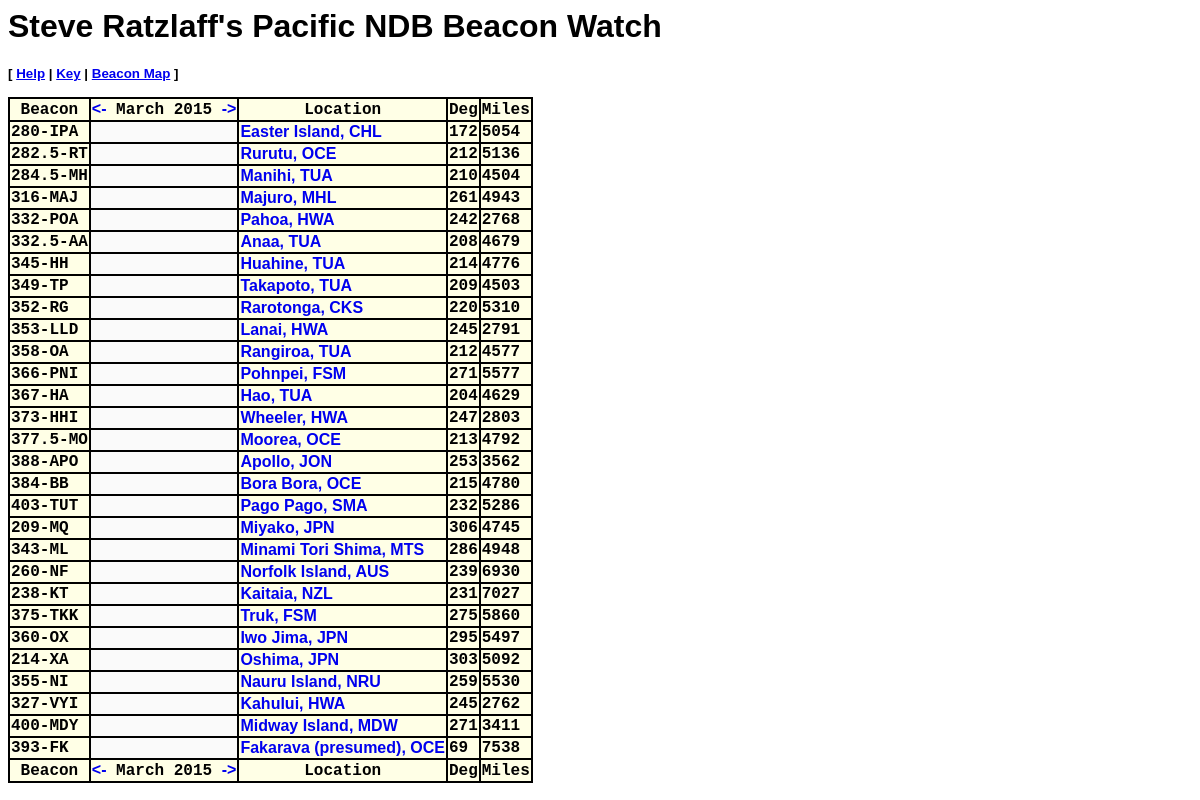
The app's page /log/steve/index.php with its own data.
### tables this page shows
CREATE TABLE `station` (
  `ID` varchar(13) NOT NULL default '',
  `khz` varchar(5) NOT NULL default '',
  `call` varchar(5) NOT NULL default '',
  `qth` varchar(20) NOT NULL default '',
  `sta` char(3) NOT NULL default '',
  `cnt` char(3) NOT NULL default '',
  `lat` float NOT NULL default '0',
  `lon` float NOT NULL default '0',
  PRIMARY KEY(`ID`)
) TYPE=MyISAM;

### log/steve/index.php (called while the page is built, shortened)
<?php
include("config.inc");
include("sql.inc");
include("table.inc");
include("functions.inc");
$admin = 0;
include("main.inc");
?>

### log/steve/functions.inc (called while the page is built, shortened)
<?php
function text_table_name($type) {
  switch ($type) {
    case TYPE_LOG:		return 'log';		break;
    case TYPE_STATION:		return 'station';	break;
  }
}
function text_month($mm) {
  $months =	array("January","February","March","April","May","June","July","August","September","October","November","December");
  return ($months[((int)$mm)-1]);
}
function yyyymm_inc($yyyymm) {
  $yyyy =	(int) substr($yyyymm,0,4);
  $mm =		(int) substr($yyyymm,4,2);
  $months =	array("01","02","03","04","05","06","07","08","09","10","11","12");
  return ($yyyy.$months[$mm]);
}
function yyyymm_dec($yyyymm) {
  $yyyy =	(int) substr($yyyymm,0,4);
  $mm =		(int) substr($yyyymm,4,2);
  $months =	array("01","02","03","04","05","06","07","08","09","10","11","12");
  return ($yyyy.$months[$mm-2]);
}
function lead($num) {
  if ($num<10) {
    return "0".$num;
  }
  return "".$num;
}
?>

### log/steve/table.inc (called while the page is built, shortened)
<?php
function table_get_all($destinationType,$orderBy=false) {
  $destinationType =	text_table_name($destinationType);
  $sql =		 "SELECT\n"
			."  *\n"
			."FROM\n"
			."  `$destinationType`\n"
			.(($orderBy)?
			  ("ORDER BY '$orderBy'"):
			  ('')
			 );
  if (!$result = SQL_query($sql)) {
    print(SQL_error());
  }
  $out = array();
  while($row = SQL_fetch_array($result,MYSQL_ASSOC)) {
    $out[] =	$row;
  }
  return $out;
}
?>

### log/steve/sql.inc (called while the page is built, shortened)
<?php
function SQL_fetch_array($res,$type="") {
  switch(DATABASE_TYPE) {
    case DATABASE_MYSQL:
      if ($type == "")		return mysql_fetch_array($res);
      else			return mysql_fetch_array($res,$type);
    break;
  }
}
function SQL_num_rows($res) {
  switch(DATABASE_TYPE) {
    case DATABASE_MYSQL:
      return mysql_num_rows($res);
    break;
  }
}
function SQL_query($query,$link="") {
  switch(DATABASE_TYPE) {
    case DATABASE_MYSQL:
      if ($link == "")		return mysql_query($query);
      else			return mysql_query($query,$link);
    break;
  }
}
?>

### log/steve/main.inc (the view, shortened to what this page needs)
<?php
$head =		array();
$head[] =	"<html>\n";
$head[] =	"<head>\n";
$head[] =	"<style>\n";
$head[] =	"body { font-family: Verdana,Arial,Helvetica; }\n";
$head[] =	"td   { font-family: courier new, courier regular; width: 20px; text-align: center;}\n";
$head[] =	"th   { font-family: courier new, courier regular; background: rgb(255,255,230); }\n";
$head[] =	"th.l { text-align: left; }\n";
$head[] =	"th.new { background: rgb(255,200,200); }\n";
$head[] =	"th.admin { background: rgb(255,255,160); }\n";
$head[] =	".n   { text-align: center; background: rgb(250,250,250); }\n";
$head[] =	".f   { text-align: center; background: rgb(255,140,140); }\n";
$head[] =	".p   { text-align: center; background: rgb(255,200,200); }\n";
$head[] =	".w   { text-align: center; background: rgb(255,220,200); }\n";
$head[] =	".m   { text-align: center; background: rgb(220,255,220); }\n";
$head[] =	".g   { text-align: center; background: rgb(100,255,100); }\n";
$head[] =	".v   { text-align: center; background: rgb(0,255,0); }\n";
$head[] =	"input.50 { width: 50px; }\n";
$head[] =	"input.80 { width: 80px; }\n";
$head[] =	"a.nav { text-decoration: none; font-family: Arial; }\n";
$head[] =	"a.info { text-decoration: none; color: rgb(0,0,0); }\n";
$head[] =	"</style>\n";
$head[] =	"<script language='javascript' type='text/javascript'>\n";
$head[] =	"function map(lat,lon) {\n";
$head[] =	"  var map_hd =	window.open(\"http://www.mapquest.com/maps/map.adp?latlongtype=decimal&latitude=\"+lat+\"&longitude=\"+lon+\"&size=big&zoom=1\",\"map\",\"width=800,height=600,resizable=1,scrollbars=1,status=0,menubar=0,location=1,toolbar=0\");\n";
$head[] =	"  map_hd.focus();\n";
$head[] =	"}\n";
$head[] =	"function region_map() {\n";
$head[] =	"  var map2_hd =	window.open(\"http://www.classaxe.com/dx/images/pacific_map.gif\",\"map2\",\"width=360,height=420,resizable=1,scrollbars=0,status=0,menubar=1,location=1,toolbar=0\");\n";
$head[] =	"  map2_hd.focus();\n";
$head[] =	"}\n";
$head[] =	"function get_range_bearing(qth_lat,qth_lon,dx_lat,dx_lon,units) {\n";
$head[] =	"  if (qth_lat == dx_lat && qth_lon==dx_lon) {\n";
$head[] =	"    return new Array(0,0);\n";
$head[] =	"  }\n";
$head[] =	"  var dlon = (dx_lon - qth_lon)\n";
$head[] =	"  if (Math.abs(dlon) > 180) {\n";
$head[] =	"    dlon = (360 - Math.abs(dlon))*(0-(dlon/Math.abs(dlon)));\n";
$head[] =	"  }\n";
$head[] =	"  var rinlat =		qth_lat*0.01745;	// convert to radians\n";
$head[] =	"  var rinlon =		qth_lon*0.01745;\n";
$head[] =	"  var rfnlat =		dx_lat*0.01745;\n";
$head[] =	"  var rdlon =		dlon*0.01745;\n";
$head[] =	"  var rgcdist =	Math.acos(Math.sin(rinlat)*Math.sin(rfnlat)+Math.cos(rinlat)*Math.cos(rfnlat)*Math.cos(rdlon));\n";
$head[] =	"  var rincourse =	(Math.sin(rfnlat)-Math.cos(rgcdist)*Math.sin(rinlat))/(Math.sin(rgcdist)*Math.cos(rinlat));\n";
$head[] =	"  rincourse =		Math.acos(rincourse);\n";
$head[] =	"  incourse =		rincourse*57.3;\n";
$head[] =	"  if (dlon < 0) {\n";
$head[] =	"    incourse =		360 - incourse;\n";
$head[] =	"  }\n";
$head[] =	"  switch (units) {\n";
$head[] =	"    case \"mi\": var dx = Math.round(Math.abs(rgcdist)*3958.284); break;\n";
$head[] =	"    case \"nm\": var dx = Math.round(Math.abs(rgcdist)*3439.719); break;\n";
$head[] =	"    default:   var dx = Math.round(Math.abs(rgcdist)*6370.614); break;\n";
$head[] =	"  }\n";
$head[] =	"  return new Array(Math.round(incourse),dx);\n";
$head[] =	"}\n";
$head[] =	"</script>\n";
$head[] =	"</head>\n";
$head[] =	"<body bgcolor='#ffffff'>\n";
$head[] =	"<form name='form' action='./' method='POST'>\n";
$foot =		array();
$foot[] =	"</form>\n";
$foot[] =	"</body>\n";
$foot[] =	"</html>\n";
if (!isset($mode)) {
  $mode = "station_list";
}
$out =	array();
switch($mode) {
  case "station_list":
    if (!isset($yyyymm)) {
      $now =	getdate();
      $yyyy =	$now['year'];
      $mm =	lead($now['mon']);
      $yyyymm =	$yyyy.$mm;
    }
    else {
      $mm =	substr($yyyymm,4,2);
      $yyyy =	substr($yyyymm,0,4);
    }
    $out[] =		implode($head,"");
    $out[] =		"<h1>Steve Ratzlaff's Pacific NDB Beacon Watch</h1>\n";
    $out[] =		"<p><small><b>[ ";
    $out[] =		"<a onmouseover='window.status=\"Click for instructions\";return true;' onmouseout='window.status=\"\";return true;' ";
    $out[] =		"href='javascript:alert(\"HELP\\n";
    $out[] =		"1) Click on left or right arrows by month name to change month;\\n";
    $out[] =		"2) Move mouse over readings and see more info in browser Status Bar;\\n";
    $out[] =		"3) Click location name to open a map;\\n";
    $out[] =		"4) Printing - for best results, alter page setup to \\\"Landscape\\\";\\n";
    $out[] =		"\\n\\\"NDB Beacon Watch\\\" software by Martin Francis\")'>Help</a> | ";
    $out[] =		"<a onmouseover='window.status=\"Click to see Key for reporting\";return true;' onmouseout='window.status=\"\";return true;' ";
    $out[] =		"href='javascript:alert(\"KEY\\n";
    $out[] =		"(In order of signal strength...)\\n";
    $out[] =		"F - Faint\\n";
    $out[] =		"P - Poor\\n";
    $out[] =		"W - Weak\\n";
    $out[] =		"M - Medium\\n";
    $out[] =		"G - Good\\n";
    $out[] =		"V - Very Good\")'>Key</a> | ";
    $out[] =		" <a href='javascript:region_map()' onmouseover='window.status=\"Click to see regional map of Pacific\"; return true;'onmouseout='window.status=\"\";return true;'>";
    $out[] =		"Beacon Map</a> ]";
    $out[] =		"</b></small></p>\n";
    if ($temp = table_get_all(TYPE_STATION,"khz")) {
      $stations =	array();
      for ($i=0; $i<count($temp); $i++) {
        $stations[$temp[$i]['ID']] =		$temp[$i];
        $stations[$temp[$i]['ID']]['log'] =	array();
      }
      if ($log_entries = table_get_all(TYPE_LOG)) {
        $dates =	array();
        sort($dates);
      }
      $out[] =		"<table cellpadding='1' cellspacing='0' border='1' bordercolor='#000000'>\n";
      $out[] =		"  <tr>\n";
      $out[] =		"    <th rowspan='2'>Beacon</th>\n";
      $out[] =		($admin ? "    <th rowspan='2' class='admin'>Log</th>\n" : "");
      $out[] =          "    <th colspan='".count($dates)."'".((count($dates))?(""):(" rowspan='2'"))." nowrap>";
      $out[] =          "<a class='nav' href='./?mode=station_list&yyyymm=".yyyymm_dec($yyyymm)."'>&lt;-</a>";
      $out[] =          " ".text_month($mm)." ".$yyyy." ";
      $out[] =          "<a class='nav' href='./?mode=station_list&yyyymm=".yyyymm_inc($yyyymm)."'>-&gt;</a>";
      $out[] =          "</th>\n";
      $out[] =		"    <th rowspan='2'>Location</th>\n";
      $out[] =		"    <th rowspan='2'>Deg</th>\n";
      $out[] =		"    <th rowspan='2'>Miles</th>\n";
      $out[] =		"  </tr>\n";
      $out[] =		"  <tr>\n";
      $out[] =		"  </tr>\n";
      foreach ($stations as $ID=>$t) {
        $out[] =	"  <tr>\n";
        $out[] =	"    <th class='l' nowrap>".$stations[$ID]['khz']."-".$stations[$ID]['call']."</th>\n";
        if (count($dates)) {
          for ($i=0; $i<count($dates); $i++) {
            $rx =		((isset($stations[$ID]['log'][$dates[$i]]) && $stations[$ID]['log'][$dates[$i]]['rx'])?
				 ($stations[$ID]['log'][$dates[$i]]['rx']):(0));
            if ($rx) {
              $tmp =     $stations[$ID]['call']."-".$stations[$ID]['khz']." on "
			.$stations[$ID]['log'][$dates[$i]]['yyyymmdd']
			.(($stations[$ID]['log'][$dates[$i]]['hhmm'])?("@".$stations[$ID]['log'][$dates[$i]]['hhmm']."UTC"):(""))."   ";
              switch($stations[$ID]['log'][$dates[$i]]['rx']) {
                case "F": $tmp.= "Faint"; break;
                case "P": $tmp.= "Poor"; break;
                case "W": $tmp.= "Weak"; break;
                case "M": $tmp.= "Medium"; break;
                case "G": $tmp.= "Good"; break;
                case "V": $tmp.= "Very Good"; break;
              }
              $tmp.=	"   ".str_replace("'","`",$stations[$ID]['log'][$dates[$i]]['notes']);
              $out[] =	"    <td class='".$rx."' title='$tmp'>";
              $out[] =	"<a class='info' href='javascript:void null' onmouseover='window.status=\"$tmp\";return true;' ";
              $out[] =	"onmouseout= \"window.status='';return true;\"";
              $out[] =	">$rx</a></td>\n";
            }
            else {
              $out[] =	"    <td class='n'>&nbsp;</td>";
            }
          }
        }
        else {
          $out[] =	"    <td class='n'>&nbsp;</td>";
        }
        $out[] =	"    <th class='l' nowrap><a class = 'nav' href='javascript:map(".$stations[$ID]['lat'].",".$stations[$ID]['lon'].")'";
        $out[] =	" onmouseover='window.status=\"Show map for this location\"; return true;' onmouseout='window.status=\"\";return true;'>";
        $out[] =	$stations[$ID]['qth'].(($stations[$ID]['sta']!='')?(", ".$stations[$ID]['sta']):("")).(($stations[$ID]['cnt']!='')?(", ".$stations[$ID]['cnt']):(""))."</a></th>\n";
        $out[] =	"    <th class='l' nowrap><script type='text/javascript'>var rab = get_range_bearing($config_qth_lat,$config_qth_lon,".$stations[$ID]['lat'].",".$stations[$ID]['lon'].",'mi'); document.write(rab[0])</script></th>";
        $out[] =	"    <th class='l' nowrap><script type='text/javascript'>document.write(rab[1])</script></th>";
        $out[] =	"  </tr>\n";
      }
      $out[] =		"  <tr>\n";
      $out[] =		"    <th rowspan='2'>Beacon</th>\n";
      $out[] =		($admin ? "    <th rowspan='2' class='admin'>Log</th>\n" : "");
      $out[] =          "    <th colspan='".count($dates)."'".((count($dates))?(""):(" rowspan='2'"))." nowrap>";
      $out[] =          "<a class='nav' href='./?mode=station_list&yyyymm=".yyyymm_dec($yyyymm)."'>&lt;-</a>";
      $out[] =          " ".text_month($mm)." ".$yyyy." ";
      $out[] =          "<a class='nav' href='./?mode=station_list&yyyymm=".yyyymm_inc($yyyymm)."'>-&gt;</a>";
      $out[] =          "</th>\n";
      $out[] =		"    <th rowspan='2'>Location</th>\n";
      $out[] =		"    <th rowspan='2'>Deg</th>\n";
      $out[] =		"    <th rowspan='2'>Miles</th>\n";
      $out[] =		"  </tr>\n";
      $out[] =	"</table>\n";
    }
    else {
      $out[] =	"No stations have been entered";
    }
    $out[] =		implode($foot,"");
    print(implode($out,""));
  break;
}
?>

### records on screen
station: khz "280", call "IPA", qth "Easter Island", cnt "CHL"
station: khz "282.5", call "RT", qth "Rurutu", cnt "OCE"
station: khz "284.5", call "MH", qth "Manihi", cnt "TUA"
station: khz "316", call "MAJ", qth "Majuro", cnt "MHL"
station: khz "332", call "POA", qth "Pahoa", cnt "HWA"
station: khz "332.5", call "AA", qth "Anaa", cnt "TUA"
station: khz "345", call "HH", qth "Huahine", cnt "TUA"
station: khz "349", call "TP", qth "Takapoto", cnt "TUA"
station: khz "352", call "RG", qth "Rarotonga", cnt "CKS"
station: khz "353", call "LLD", qth "Lanai", cnt "HWA"
station: khz "358", call "OA", qth "Rangiroa", cnt "TUA"
station: khz "366", call "PNI", qth "Pohnpei", cnt "FSM"
station: khz "367", call "HA", qth "Hao", cnt "TUA"
station: khz "373", call "HHI", qth "Wheeler", cnt "HWA"
station: khz "377.5", call "MO", qth "Moorea", cnt "OCE"
station: khz "388", call "APO", qth "Apollo", cnt "JON"
station: khz "384", call "BB", qth "Bora Bora", cnt "OCE"
station: khz "403", call "TUT", qth "Pago Pago", cnt "SMA"
station: khz "209", call "MQ", qth "Miyako", cnt "JPN"
station: khz "343", call "ML", qth "Minami Tori Shima", cnt "MTS"
station: khz "260", call "NF", qth "Norfolk Island", cnt "AUS"
station: khz "238", call "KT", qth "Kaitaia", cnt "NZL"
station: khz "375", call "TKK", qth "Truk", cnt "FSM"
station: khz "360", call "OX", qth "Iwo Jima", cnt "JPN"
station: khz "214", call "XA", qth "Oshima", cnt "JPN"
station: khz "355", call "NI", qth "Nauru Island", cnt "NRU"
station: khz "327", call "VYI", qth "Kahului", cnt "HWA"
station: khz "400", call "MDY", qth "Midway Island", cnt "MDW"
station: khz "393", call "FK", qth "Fakarava (presumed)", cnt "OCE"

### other values on screen
implode($out,"") "March 2015 March 2015"
